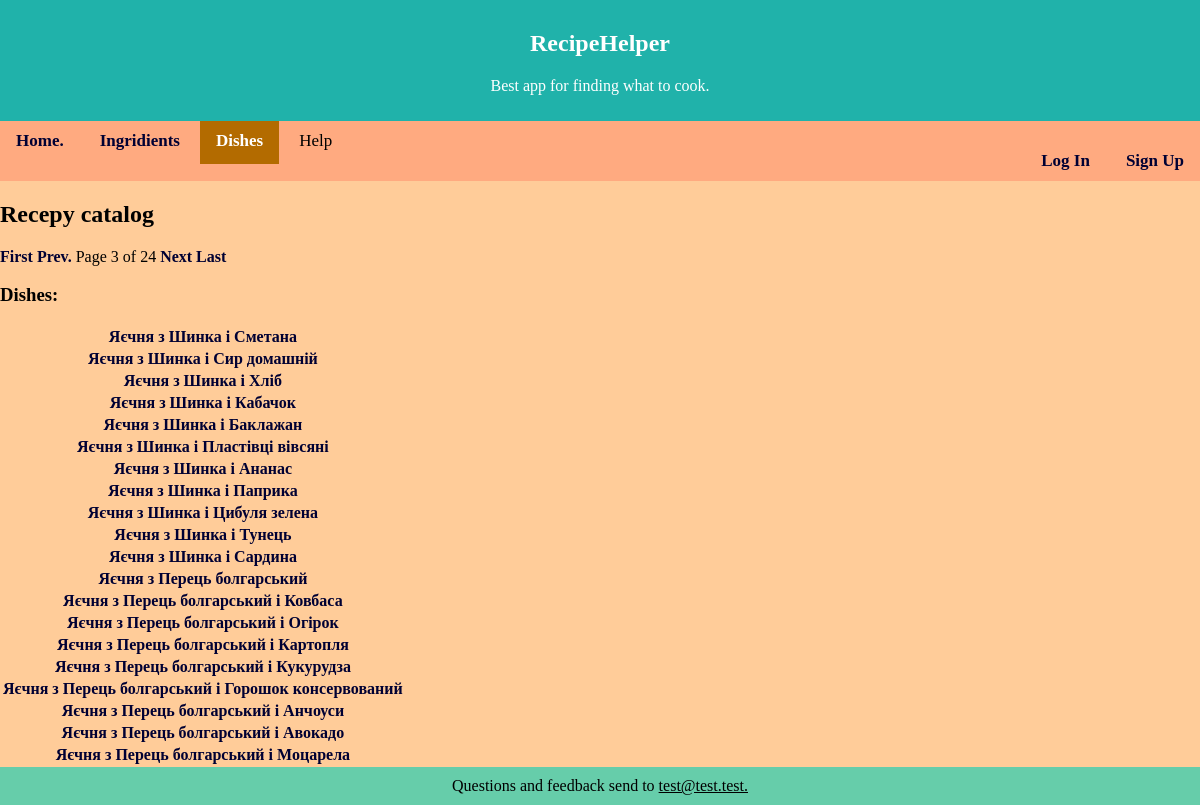
/recipe/?page=3, run on the app's committed database.
### Picker/models.py (models this page shows, shortened)
class Dish(models.Model):
    name = models.CharField(max_length = 100)
    description = models.TextField(blank=True, default='')

### Picker/views.py (the view, shortened to what this page needs)
# urls.py: path('recipe/', views.catalog_recipe, name='catalog'),
def catalog_recipe(request):
    dish_list = Dish.objects.all().order_by('id')
    paginator = Paginator(dish_list, 20)
    page = request.GET.get('page')
    menu = paginator.get_page(page)
    template = loader.get_template('catalog.html')
    context = {
        'menu': menu,
    }
    return HttpResponse(template.render(context, request))

### templates/catalog.html (shortened to what this page needs)
{% extends 'base.html' %}
{% load static %}
{% block nav %}
    <a href="{% url 'index' %}">Home.</a>
    <a href="{% url 'ing_cat' %}">Ingridients</a>
    <a class="active" href="{% url 'catalog' %}">Dishes</a>
    <a>Help</a>
{% endblock %}
{% block content %}
<h2>Recepy catalog</h2>
<div class="pagination">
    <span class="step-links">
        {% if menu.has_previous %}
            <a href="?page=1">First</a>
            <a href="?page={{ menu.previous_page_number }}">Prev.</a>
        {% endif %}
        <span class="current">
            Page {{ menu.number }} of {{ menu.paginator.num_pages }}
        </span>
        {% if menu.has_next %}
            <a href="?page={{ menu.next_page_number }}">Next</a>
            <a href="?page={{ menu.paginator.num_pages }}">Last</a>
        {% endif %}
    </span>
</div>
<h3>Dishes:</h3>
{% if menu %}
<table>
    {% for dish in menu %}
    <tr>
    <th><a href="/recipe/{{ dish.id }} "> {{ dish.name }} </a></th>
    </tr>
    {% endfor %}
</table>
{% endif %}
{% endblock %}

### static/first.css (style rules this page uses)
html, body { background-color: #ffcc99; margin: 0; padding: 0; top: 0; left: 0; }
nav a { color: black; text-align: center; padding: 14px 16px; text-decoration: none; font-size: 17px; }
nav a.active { background-color: #b36b00; color: white; }
a:link, a:visited { text-decoration: none; font-weight: bold; color: #000033; }

### data on the page
Dish: name "Яєчня з Шинка і Сметана"
Dish: name "Яєчня з Шинка і Сир домашній"
Dish: name "Яєчня з Шинка і Хліб"
Dish: name "Яєчня з Шинка і Кабачок"
Dish: name "Яєчня з Шинка і Баклажан"
Dish: name "Яєчня з Шинка і Пластівці вівсяні"
Dish: name "Яєчня з Шинка і Ананас"
Dish: name "Яєчня з Шинка і Паприка"
Dish: name "Яєчня з Шинка і Цибуля зелена"
Dish: name "Яєчня з Шинка і Тунець"
Dish: name "Яєчня з Шинка і Сардина"
Dish: name "Яєчня з Перець болгарський"
Dish: name "Яєчня з Перець болгарський і Ковбаса"
Dish: name "Яєчня з Перець болгарський і Огірок"
Dish: name "Яєчня з Перець болгарський і Картопля"
Dish: name "Яєчня з Перець болгарський і Кукурудза"
Dish: name "Яєчня з Перець болгарський і Горошок консервований"
Dish: name "Яєчня з Перець болгарський і Анчоуси"
Dish: name "Яєчня з Перець болгарський і Авокадо"
Dish: name "Яєчня з Перець болгарський і Моцарела"

### other printed values
{{ menu.number }} "3"
{{ menu.paginator.num_pages }} "24"
